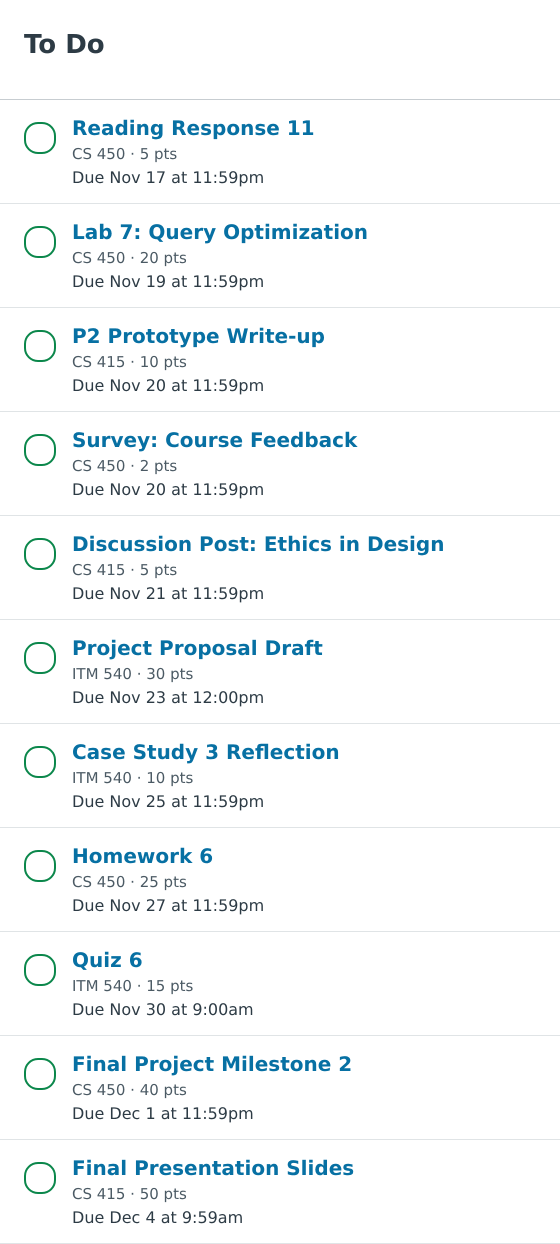
#> input picture P3/demo_kit/samples/canvas_full.png, 1120 x 2488 px (shown at 1/2 size)
$ python test_overlap.py
#> lines starting #> are read from the running program, lines starting #| are printed output that depends on the picture; after the words box and inside, x2 and y2 are one past the last pixel; in counts of white or black regions, pixels touching at a corner belong together
### demo_kit/screenshot_reader.py
"""Screenshot reader: tesseract OCR + pattern matching. No language model."""
import sys, re, json, datetime as dt
import os
import pytesseract
if os.environ.get("TESSERACT_CMD"):
    pytesseract.pytesseract.tesseract_cmd = os.environ["TESSERACT_CMD"]   # Windows: path to tesseract.exe if not on PATH
from PIL import Image

MONTHS = {m: i + 1 for i, m in enumerate(["jan", "feb", "mar", "apr", "may", "jun", "jul", "aug", "sep", "oct", "nov", "dec"])}

# [4 lines left out: function to24, not called in this run]

def canvas(path):
#> called with path = 'P3/demo_kit/samples/canvas_full.png'
    im = Image.open(path).convert("L")
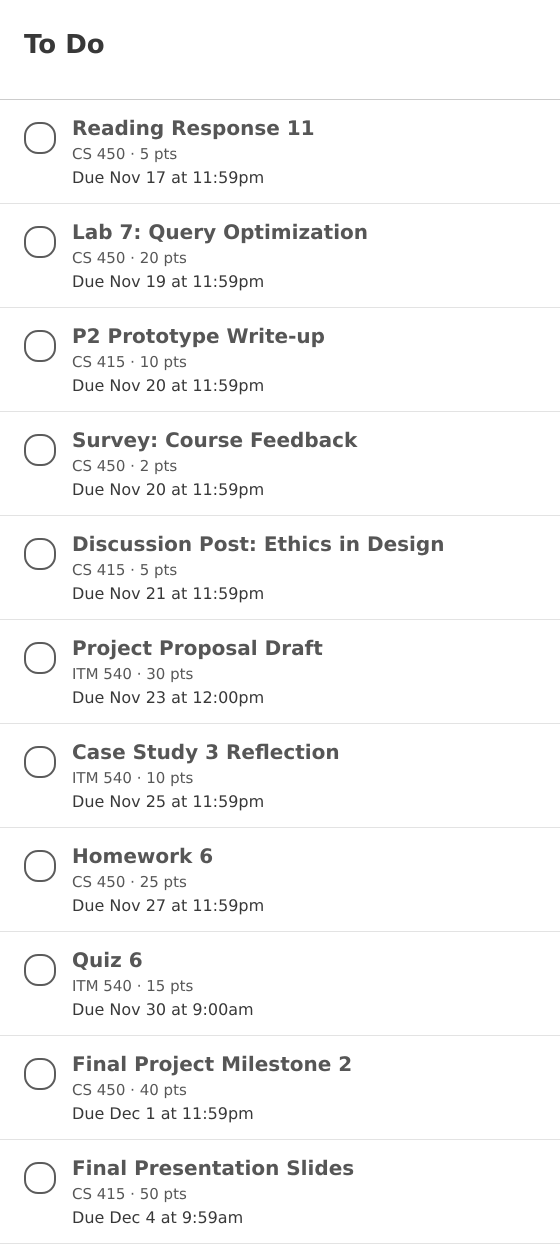
#> im: PIL image 1120x2488 L (shown at 1/2 size); min 56, max 255, mean 247.2
    # partial screenshot if dark content touches the bottom edge
    strip = im.crop((0, im.height - int(12 * im.width / 560), im.width, im.height))
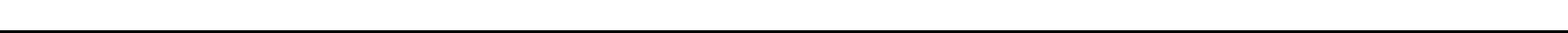
#> strip: PIL image 1120x24 L (shown 2 times larger); values 227 (black) and 255 (white), 91.7% white; 1 black region, box (x1, y1, x2, y2) and area: (0, 22, 1120, 24) 2240
    partial = strip.getextrema()[0] < 200
#> partial = False
#> (the run stopped early here; a loop or call above may not have finished)

$ run again, with P3/demo_kit/samples/outlook_full.png copied over P3/demo_kit/samples/canvas_full.png
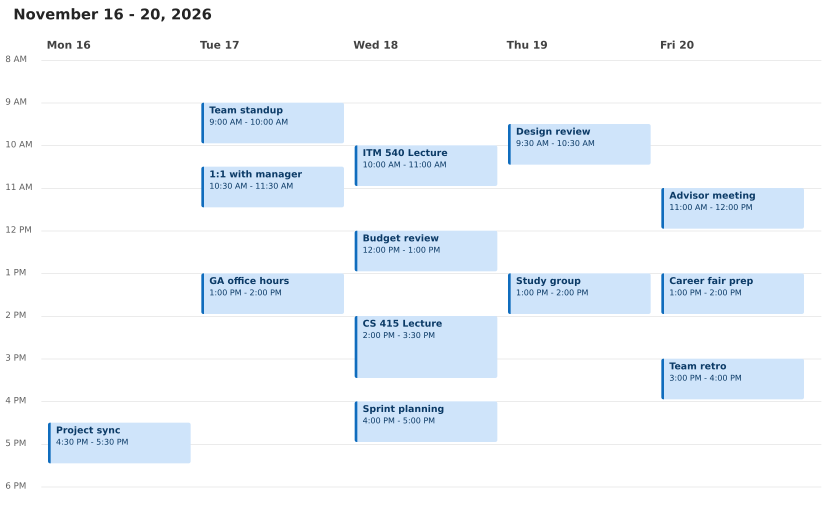
#> input picture P3/demo_kit/samples/outlook_full.png, 2480 x 1520 px (shown at 1/3 size)
#> in canvas, `im = Image.open(path).convert("L")`:
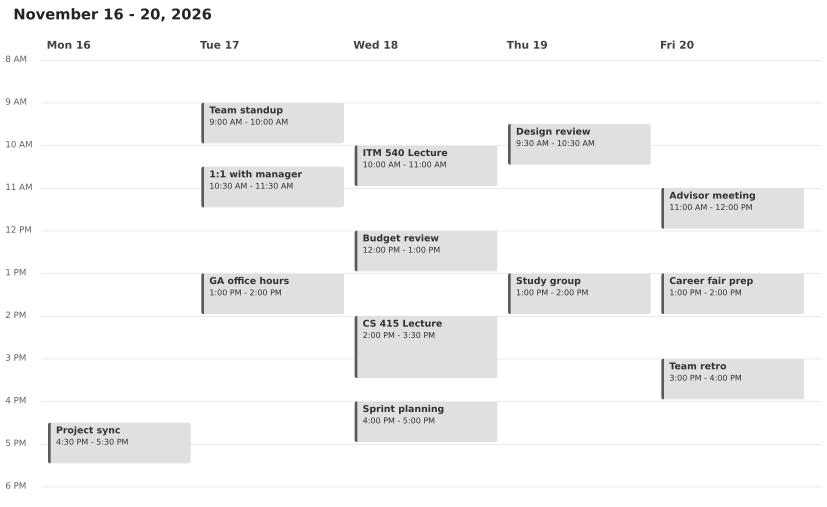
#> im: PIL image 2480x1520 L (shown at 1/3 size); min 36, max 255, mean 245.7
#> strip: PIL image 2480x53 L; every value is 255
#> partial = False
